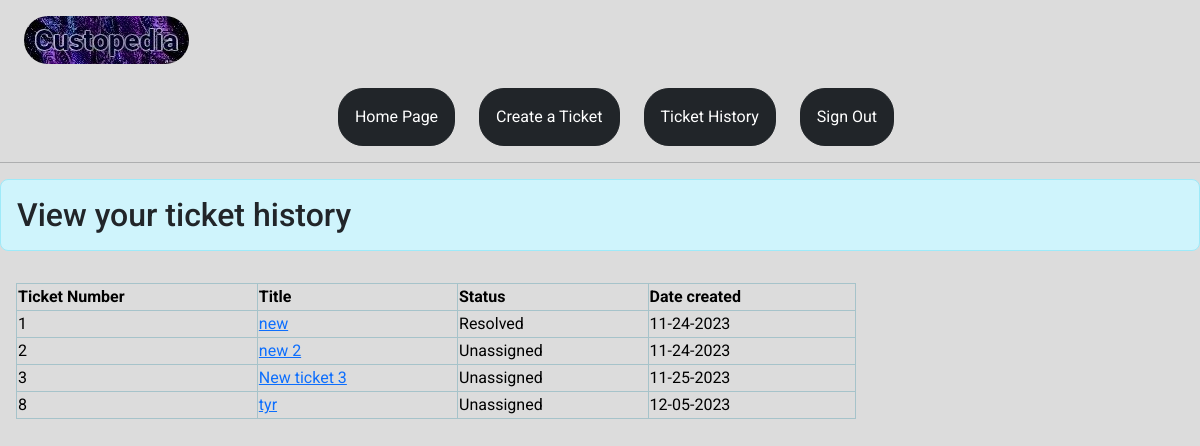
The app's page /ticket_history (signed in) with its own data.
### app/models/tickets.py (models this page shows, shortened)
class Ticket(db.Model):
    id = db.Column(db.Integer, primary_key=True)
    title = db.Column(db.String(45), index=True, nullable=False)
    incident_type = db.Column(db.String(45), index=True, nullable=False)
    product = db.Column(db.String(45), index=True, nullable=False)
    product_category = db.Column(db.String(45), index=True, nullable=False)
    description = db.Column(db.Text, index=True, nullable=False)
    user_id = db.Column(db.Integer, db.ForeignKey("user.id"), nullable=False)
    file_attachments = db.Column(db.String(45))
    created_at = db.Column(db.DateTime(timezone=True),
                           default=datetime.now)
    status = db.Column(db.String(30), index=True, default="Unassigned",
                             nullable=False)
    updated_ticket = db.relationship("UpdatedTicket",
                                     backref="original", lazy=True,
                                     overlaps="updated, original_ticket")

### app/tickets/routes.py (the view)
@tickets.route("/ticket_history", strict_slashes=False)
@login_required
def ticket_history():
        tickets = Ticket.query.all()
        return render_template("ticket_history.html",
                               title="Ticket History", tickets=tickets)

### app/models/users.py (called while the page is built)
    @login_manager.user_loader
    def load_user(id):
        return User.query.get(int(id))

### app/templates/ticket_history.html
{% extends 'base.html' %} {% block content %}
<h2 class="p-3 info-text-emphasis bg-info-subtle border border-info-subtle rounded-3">View your ticket history</h2>
<table class="table-info table-bordered" style="width: 70vw; margin-left: 1em; margin-top: 2em;">
  <thead>
    <tr>
      <th class="table-info">Ticket Number</th>
      <th class="table-info">Title</th>
      <th class="table-info">Status</th>
      <th class="table-info">Date created</th>
    </tr>
  </thead>
  <tbody>
    {% for t in current_user.tickets %}
    <tr>
      <td class="table-info">{{ t.id }}</td>
      <td class="table-info"><a href="{{ url_for('tickets.view_ticket', ticket_id=t.id) }}">{{ t.title }}</a></td>
      <td class="table-info">{{ t.status }}</td>
      {% if t.created_at %}
      <td>{{ t.created_at.strftime('%m-%d-%Y') }}</td>
      {% else %}
      <td>{{ t.updated_at.strftime('%m-%d-%Y') }}</td>
      {% endif %} {% endfor %}
    </tr>
  </tbody>
</table>
<br>
{% endblock %}

### app/templates/base.html (shortened to what this page needs)
<!DOCTYPE html>
<html lang="en">
  <head>
    <nav>
      <a href="{{ url_for('main.home') }}" class="a-icon">
        <h3>
          <span
            ><div style="position: top-left;">
              <img src="{{ url_for('static', filename='images/cust_logo.jpg') }}" style="border-radius: 24px;">
            </div></span
          >
        </h3>
      </a>
    </nav>
    <ul class="ulist">
      <li class="nav-item">
        <a href="{{ url_for('main.home') }}" class="nav-link" id="nav-link"
          ><span
            class="btn btn-dark"
            style="border-radius: 25px; padding: 1em; white-space: nowrap"
            >Home Page</span
          ></a
        >
      </li>
      {% if current_user.is_anonymous %}
      <li class="nav-item">
        <a
          href="{{ url_for('tickets.new_ticket') }}"
          class="nav-link"
          id="nav-link"
          ><span
            class="btn btn-dark"
            style="border-radius: 25px; padding: 1em; white-space: nowrap"
            >Create a Ticket</span
          ></a
        >
      </li>
      <li class="nav-item">
        <a href="{{ url_for('users.sign_in') }}" class="nav-link" id="nav-link"
          ><span
            class="btn btn-dark"
            style="border-radius: 25px; padding: 1em; white-space: nowrap"
            >Sign In</span
          ></a
        >
      </li>
      <li class="nav-item">
        <a href="{{ url_for('users.register') }}" class="nav-link" id="nav-link"
          ><span
            class="btn btn-dark"
            style="
              border-radius: 25px;
              padding: 1em;
              white-space: nowrap;
              margin-right: 1em;
            "
            >Register</span
          ></a
        >
      </li>
      {% else %}
      <li class="nav-item">
        <a
          href="{{ url_for('tickets.new_ticket') }}"
          class="nav-link"
          id="nav-link"
          ><span
            class="btn btn-dark"
            style="border-radius: 25px; padding: 1em; white-space: nowrap"
            >Create a Ticket</span
          ></a
        >
      </li>
      <li class="nav-item">
        <a
          href="{{ url_for('tickets.ticket_history') }}"
          class="nav-link"
          id="nav-link"
          ><span
            class="btn btn-dark"
            style="border-radius: 25px; padding: 1em; white-space: nowrap"
            >Ticket History</span
          ></a
        >
      </li>
      <li class="nav-item">
        <a href="{{ url_for('users.sign_out') }}" class="nav-link" id="nav-link"
          ><span
            class="btn btn-dark"
            style="
              border-radius: 25px;
              padding: 1em;
              white-space: nowrap;
            "
            >Sign Out</span
          ></a
        >
      </li>
      {% endif %}
    </ul>
    <link
      href="https://cdn.jsdelivr.net/npm/bootstrap@5.3.2/dist/css/bootstrap.min.css"
      rel="stylesheet"
    />
    <link
      rel="stylesheet"
      href="{{ url_for('static', filename='styles/main.css') }}"
    />
  </head>
  <body>
    <hr />
     {% block content %}{% endblock %}
  </body>
</html>

### app/static/styles/main.css (style rules this page uses)
body { margin:0;padding:0;background-color:#dcdcdc;font-family:"Roboto",sans-serf }
.ulist { display:flex;justify-content:center;align-items:center;gap:2vw }
.nav-item { align-items:right }
nav { background:#dcdcdc;display:flex;justify-content:space-between;align-items:center;padding:1rem 1.5rem;box-shadow:#dcdcdc;width:100vw;position:sticky;z-index:1 }
html { scroll-behavior:smooth }
.ulist li { list-style-type:none }
.a-icon { text-decoration:none;color:var(--primary-color) }

### records on screen
Ticket: id "1", title "new", status "Resolved", created_at "11-24-2023"
Ticket: id "2", title "new 2", status "Unassigned", created_at "11-24-2023"
Ticket: id "3", title "New ticket 3", status "Unassigned", created_at "11-25-2023"
Ticket: id "8", title "tyr", status "Unassigned", created_at "12-05-2023"
